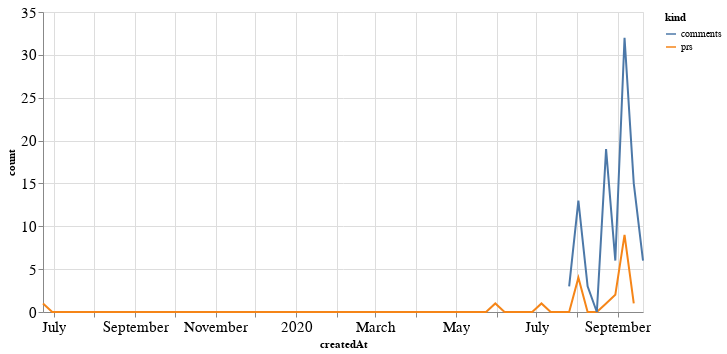

The notebook cell saved with this chart:
### Code cell
alt.Chart(total_time, width=600).mark_line().encode(
    x='createdAt',
    y='count',
    color='kind'
)

### Figure 1 — Vega-Lite specification as saved in the notebook (floating-point values rounded to 4 significant figures; data arrays with more than 128 entries replaced by an {"elided": "..."} marker saying what was removed)
{"config": {"axisLeft": {"labelFontSize": 15}, "axisBottom": {"labelFontSize": 15}}, "data": {"name": "data-066de71f2b664b3e0791f49d44390ddb"}, "mark": "line", "encoding": {"color": {"type": "nominal", "field": "kind"}, "x": {"type": "temporal", "field": "createdAt"}, "y": {"type": "quantitative", "field": "count"}}, "width": 600, "$schema": "https://vega.github.io/schema/vega-lite/v4.8.1.json", "datasets": {"data-066de71f2b664b3e0791f49d44390ddb": {"elided": "132 records"}}}
